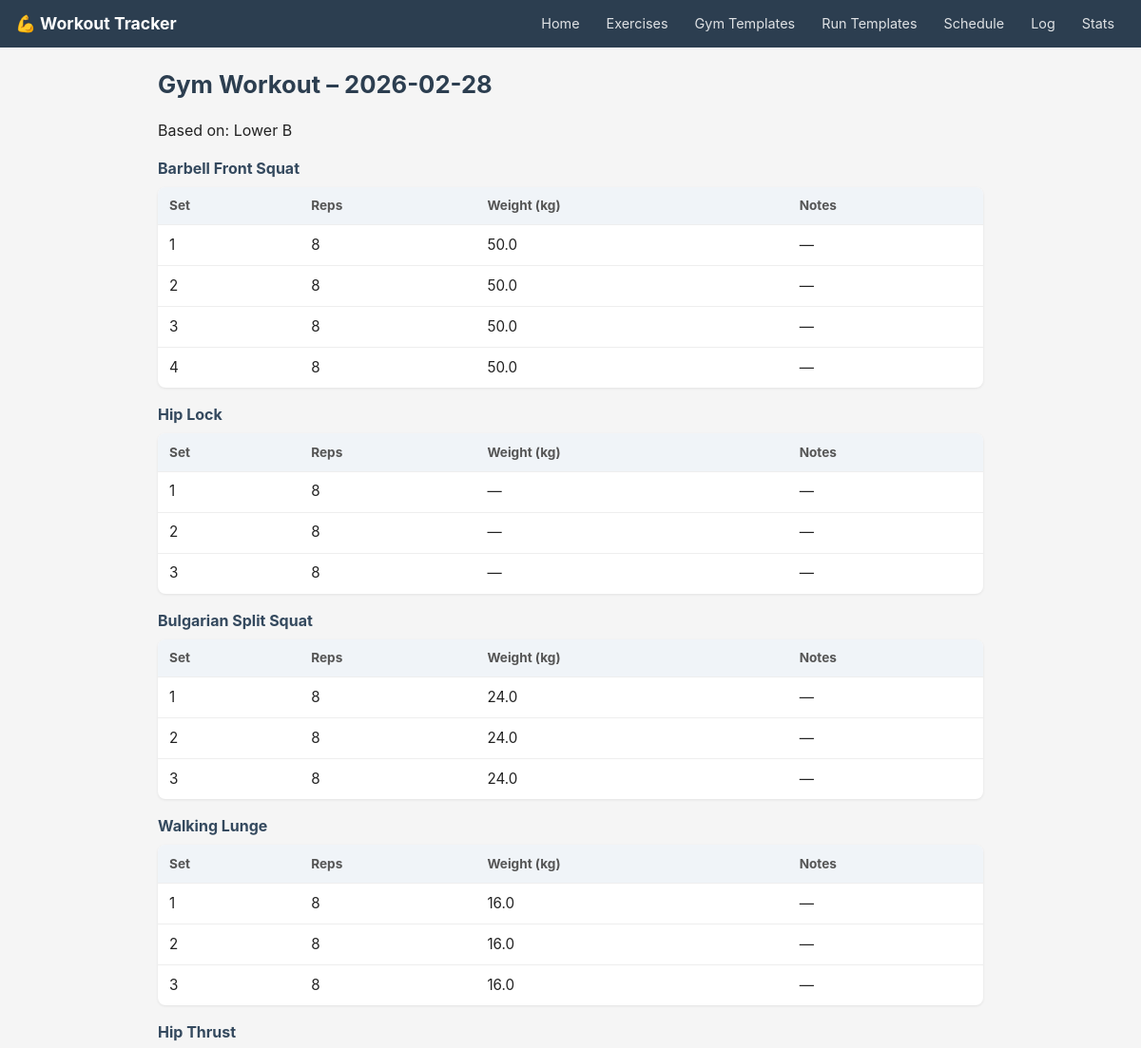
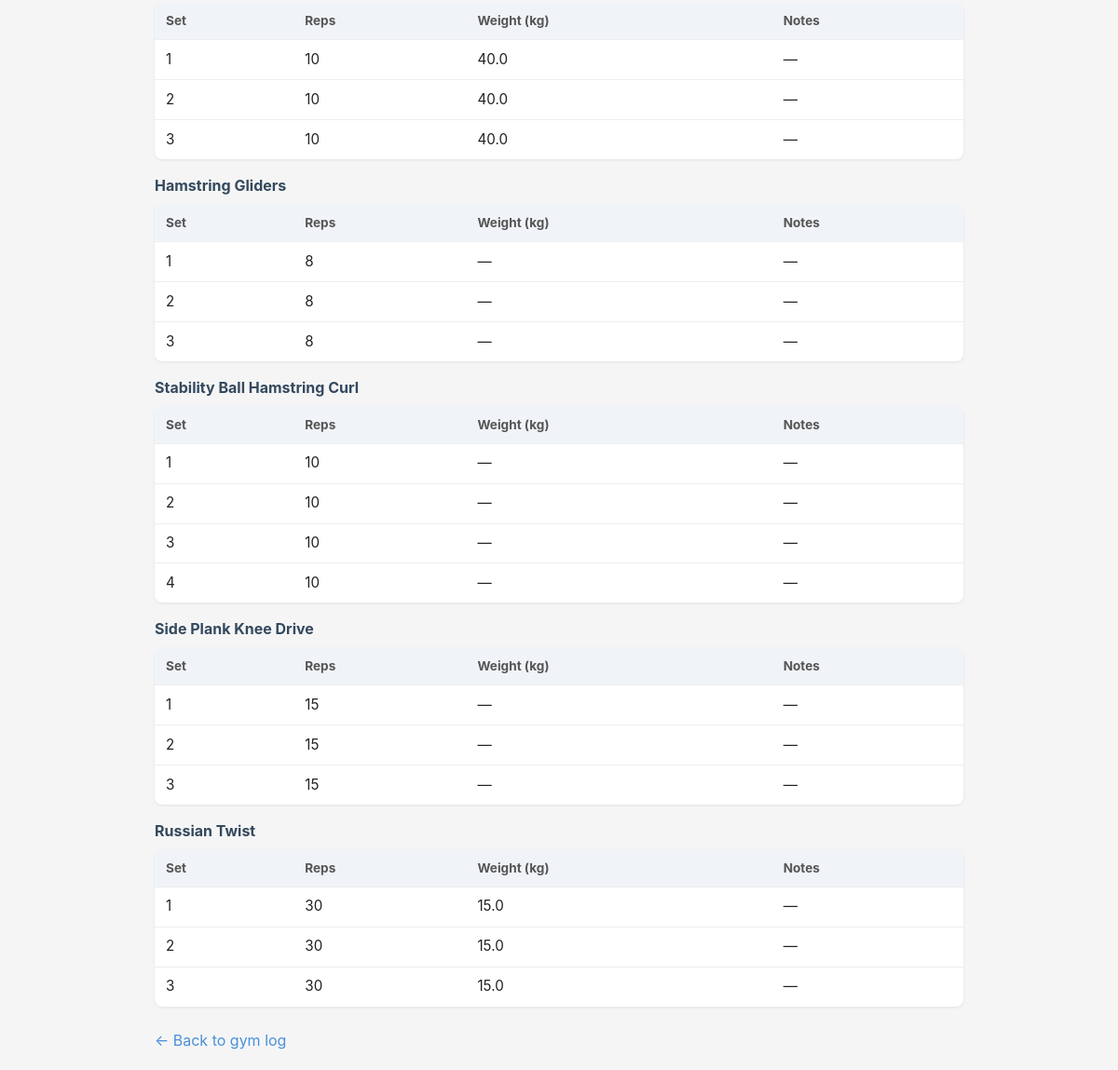
The page /log/gym/5 on the database its author committed (2 pictures, top to bottom).
### tables this page shows
CREATE TABLE completed_gym_workouts (
        id               INTEGER PRIMARY KEY AUTOINCREMENT,
        date             TEXT NOT NULL,
        gym_template_id  INTEGER REFERENCES gym_templates(id),  -- soft reference, nullable
        notes            TEXT
    );

CREATE TABLE gym_templates (
        id      INTEGER PRIMARY KEY AUTOINCREMENT,
        name    TEXT NOT NULL UNIQUE,
        notes   TEXT
    );

CREATE TABLE completed_gym_sets (
        id          INTEGER PRIMARY KEY AUTOINCREMENT,
        workout_id  INTEGER NOT NULL REFERENCES completed_gym_workouts(id) ON DELETE CASCADE,
        exercise_id INTEGER NOT NULL REFERENCES exercises(id),
        order_index INTEGER NOT NULL,
        set_number  INTEGER NOT NULL,
        reps        INTEGER,
        seconds     INTEGER,
        weight_kg   REAL,
        notes       TEXT
    );

CREATE TABLE exercises (
        id          INTEGER PRIMARY KEY AUTOINCREMENT,
        name        TEXT NOT NULL UNIQUE,
        category    TEXT NOT NULL,  -- push / pull / legs / core / other
        type        TEXT NOT NULL,  -- reps / timed
        notes       TEXT
    , muscle_groups TEXT);

### routers/completed_gym.py (the view)
@router.get("/{workout_id}", response_class=HTMLResponse)
def view_gym_log(request: Request, workout_id: int):
    conn = get_connection()
    workout = conn.execute("""
        SELECT cgw.*, gt.name as template_name
        FROM completed_gym_workouts cgw
        LEFT JOIN gym_templates gt ON gt.id = cgw.gym_template_id
        WHERE cgw.id = ?
    """, (workout_id,)).fetchone()
    if not workout:
        conn.close()
        return HTMLResponse("Workout not found", status_code=404)
    sets = conn.execute("""
        SELECT cgs.*, e.name as exercise_name, e.type as exercise_type
        FROM completed_gym_sets cgs
        JOIN exercises e ON e.id = cgs.exercise_id
        WHERE cgs.workout_id = ?
        ORDER BY cgs.order_index, cgs.set_number
    """, (workout_id,)).fetchall()
    conn.close()
    exercises = {}
    for s in sets:
        key = (s["order_index"], s["exercise_name"])
        if key not in exercises:
            exercises[key] = {"name": s["exercise_name"], "type": s["exercise_type"], "sets": []}
        exercises[key]["sets"].append(s)
    return templates.TemplateResponse("completed_gym/view.html", {
        "request": request,
        "workout": workout,
        "exercises": list(exercises.values())
    })

### templates/completed_gym/view.html (shortened to what this page needs)
{% extends "base.html" %}
{% block content %}
<h1>Gym Workout – {{ workout.date }}</h1>
{% if workout.template_name %}<p>Based on: {{ workout.template_name }}</p>{% endif %}
{% for ex in exercises %}
<h3>{{ ex.name }}</h3>
<table>
    <thead>
        <tr>
            <th>Set</th>
            {% if ex.type == "reps" %}<th>Reps</th>{% else %}<th>Seconds</th>{% endif %}
            <th>Weight (kg)</th>
            <th>Notes</th>
        </tr>
    </thead>
    <tbody>
        {% for s in ex.sets %}
        <tr>
            <td>{{ s.set_number }}</td>
            {% if ex.type == "reps" %}
                <td>{{ s.reps or "—" }}</td>
            {% else %}
                <td>{{ s.seconds or "—" }}</td>
            {% endif %}
            <td>{{ s.weight_kg or "—" }}</td>
            <td>{{ s.notes or "—" }}</td>
        </tr>
        {% endfor %}
    </tbody>
</table>
{% endfor %}
<br>
<a href="/log/gym">← Back to gym log</a>
{% endblock %}

### templates/base.html (style rules this page uses)
*, *::before, *::after { box-sizing: border-box; margin: 0; padding: 0; }
body { font-family: -apple-system, BlinkMacSystemFont, 'Segoe UI', sans-serif; font-size: 16px; line-height: 1.5; color: #222; background: #f5f5f5; }
h1 { font-size: 1.6rem; margin-bottom: 1rem; color: #2c3e50; }
h3 { font-size: 1rem; margin: 1rem 0 0.5rem; color: #34495e; }
p { margin-bottom: 0.5rem; }
table { width: 100%; border-collapse: collapse; margin-top: 0.5rem; background: white; border-radius: 8px; overflow: hidden; box-shadow: 0 1px 3px rgba(0,0,0,0.08); }
th { text-align: left; padding: 0.6rem 0.75rem; background: #f0f4f8; font-size: 0.85rem; color: #555; white-space: nowrap; }
td { padding: 0.6rem 0.75rem; border-top: 1px solid #eee; font-size: 0.95rem; }
a { color: #4a90d9; text-decoration: none; }

### rows shown on the page
completed_gym_workouts: date "2026-02-28"
gym_templates: template_name "Lower B"
completed_gym_sets: name "Barbell Front Squat", set_number "1", reps "8", weight_kg "50.0", notes "—"
completed_gym_sets: set_number "2", reps "8", weight_kg "50.0", notes "—"
completed_gym_sets: set_number "3", reps "8", weight_kg "50.0", notes "—"
completed_gym_sets: set_number "4", reps "8", weight_kg "50.0", notes "—"
completed_gym_sets: name "Hip Lock", set_number "1", reps "8", weight_kg "—", notes "—"
completed_gym_sets: set_number "2", reps "8", weight_kg "—", notes "—"
completed_gym_sets: set_number "3", reps "8", weight_kg "—", notes "—"
completed_gym_sets: name "Bulgarian Split Squat", set_number "1", reps "8", weight_kg "24.0", notes "—"
completed_gym_sets: set_number "2", reps "8", weight_kg "24.0", notes "—"
completed_gym_sets: set_number "3", reps "8", weight_kg "24.0", notes "—"
completed_gym_sets: name "Walking Lunge", set_number "1", reps "8", weight_kg "16.0", notes "—"
completed_gym_sets: set_number "2", reps "8", weight_kg "16.0", notes "—"
completed_gym_sets: set_number "3", reps "8", weight_kg "16.0", notes "—"
completed_gym_sets: name "Hip Thrust", set_number "1", reps "10", weight_kg "40.0", notes "—"
completed_gym_sets: set_number "2", reps "10", weight_kg "40.0", notes "—"
completed_gym_sets: set_number "3", reps "10", weight_kg "40.0", notes "—"
completed_gym_sets: name "Hamstring Gliders", set_number "1", reps "8", weight_kg "—", notes "—"
completed_gym_sets: set_number "2", reps "8", weight_kg "—", notes "—"
completed_gym_sets: set_number "3", reps "8", weight_kg "—", notes "—"
completed_gym_sets: name "Stability Ball Hamstring Curl", set_number "1", reps "10", weight_kg "—", notes "—"
completed_gym_sets: set_number "2", reps "10", weight_kg "—", notes "—"
completed_gym_sets: set_number "3", reps "10", weight_kg "—", notes "—"
completed_gym_sets: set_number "4", reps "10", weight_kg "—", notes "—"
completed_gym_sets: name "Side Plank Knee Drive", set_number "1", reps "15", weight_kg "—", notes "—"
completed_gym_sets: set_number "2", reps "15", weight_kg "—", notes "—"
completed_gym_sets: set_number "3", reps "15", weight_kg "—", notes "—"
completed_gym_sets: name "Russian Twist", set_number "1", reps "30", weight_kg "15.0", notes "—"
completed_gym_sets: set_number "2", reps "30", weight_kg "15.0", notes "—"
completed_gym_sets: set_number "3", reps "30", weight_kg "15.0", notes "—"
